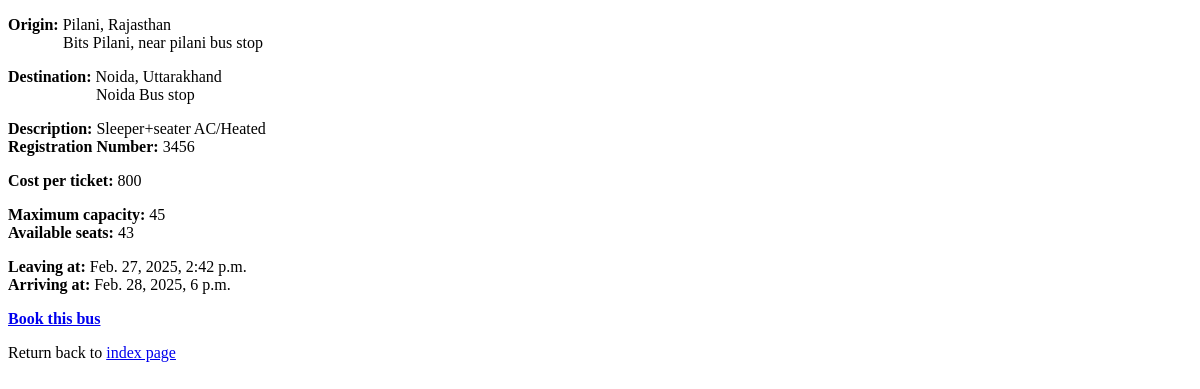
The app's page /bus_details/3/, older data.
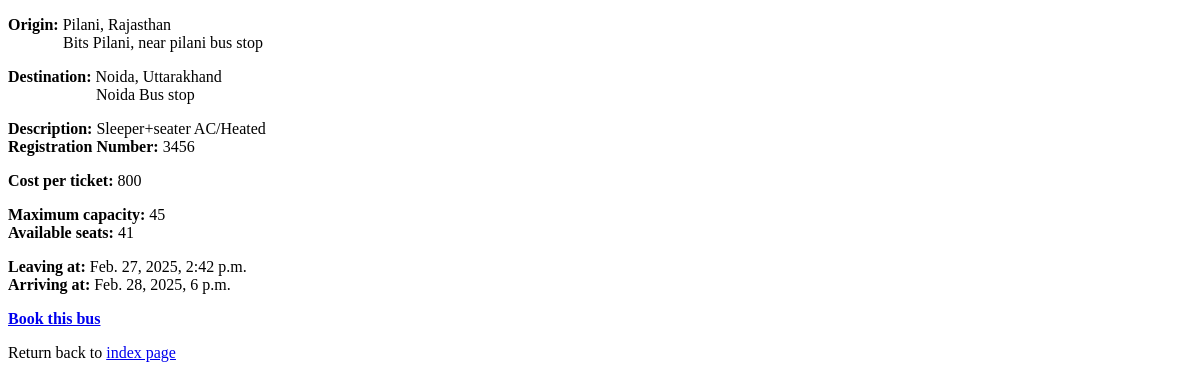
The same page, newer data.
### bus/models.py (models this page shows, shortened)
class Bus(models.Model):
    origin = models.ForeignKey(Bus_Stop, on_delete=models.CASCADE, related_name = "departuress")
    destination = models.ForeignKey(Bus_Stop, on_delete=models.CASCADE, related_name = "arrivals")
    bus_details = models.CharField(max_length=100, null = True, blank=True)
    registration_number = models.CharField(max_length=15, null = True, blank=True)
    cost = models.IntegerField(default=500)
    max_capacity = models.IntegerField(default=50)
    available_seats = models.IntegerField(null = True, blank=True)
    start_time = models.DateTimeField(max_length = 32, default=now)
    end_time = models.DateTimeField(max_length = 32, default=now)

class Bus_Stop(models.Model):
    state = models.CharField(max_length=50)
    city = models.CharField(max_length=50)
    description = models.CharField(max_length=100, null = True, blank=True)
    def __str__(self):
        return f"{self.city}, {self.state}"

### bus/views.py (the view)
# urls.py: path('bus_details/<int:bus_id>/', views.bus_details, name = "bus_details")
def bus_details(request, bus_id):
    bus = Bus.objects.get(pk = bus_id)
    return render(request, "bus/bus_details.html", {
        "bus_to_show": bus
    })

### bus/templates/bus/bus_details.html
{% extends "bus/layout.html" %}
{% block body %}
<div>
    <p>
        <strong>Origin: </strong> {{bus_to_show.origin}}
        <br>
        <span style="margin: 55px;">{{bus_to_show.origin.description}}</span>
    </p>
    <p>
        <strong>Destination: </strong> {{bus_to_show.destination}}
        <br>
        <span style="margin: 88px;">{{bus_to_show.destination.description}}</span>
    </p>
    <p>
        <strong>Description: </strong> {{bus_to_show.bus_details}}<br>
        <strong>Registration Number: </strong>{{bus_to_show.registration_number}}
    </p>
    <p>
        <strong>Cost per ticket: </strong> {{bus_to_show.cost}}
    </p>
    <p>
        <strong>Maximum capacity: </strong> {{bus_to_show.max_capacity}}<br>
        <strong>Available seats: </strong> {{bus_to_show.available_seats}}
    </p>
    <p>
        <strong>Leaving at: </strong> {{bus_to_show.start_time}}<br>
        <strong>Arriving at: </strong> {{bus_to_show.end_time}}
    </p>
</div>
<div>
    <p>
        <strong style = "red";>
            <a href = "{% url 'users:book_bus' bus_to_show.id %}">Book this bus</a>
        </strong>
    </p>
</div>
<p>
    Return back to <a href = "{% url 'index' %}">index page</a>
</p>
{% endblock body %}

### bus/templates/bus/layout.html (shortened to what this page needs)
<!DOCTYPE html>
<html lang="en">
<head>
</head>
<body>
    {%block body%}
    {%endblock%}
</body>
</html>

Row changes from the older to the newer data that the page shows:
changed Bus "Sleeper+seater AC/Heated": available_seats "43" → "41"
